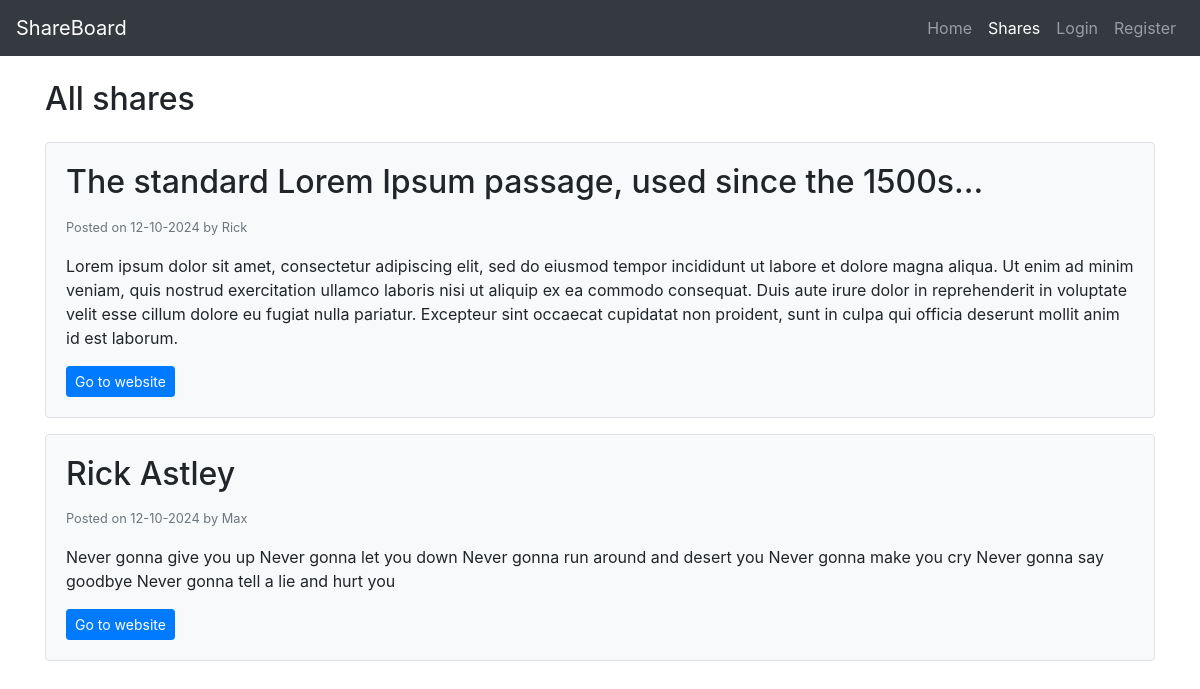
Screenshot of /shares with the database file from the repository.
### tables this page shows
CREATE TABLE `shares` (
  `id` int(11) NOT NULL,
  `user_id` int(11) NOT NULL,
  `title` varchar(255) NOT NULL,
  `body` text NOT NULL,
  `link` varchar(255) NOT NULL,
  `create_date` datetime NOT NULL DEFAULT current_timestamp()
);

CREATE TABLE `users` (
  `id` int(11) NOT NULL,
  `name` varchar(255) NOT NULL,
  `email` varchar(255) NOT NULL,
  `password` varchar(255) NOT NULL,
  `register_date` datetime NOT NULL DEFAULT current_timestamp()
);

### index.php (called while the page is built, shortened)
<?php
    include 'app/includes/class-autoload.inc.php';
    include 'app/classes/router.class.php';
    $router = new Router();
    $page = isset($_GET['page']) ? $_GET['page'] : 'home';
    $router->addRoute('home', function() {
        include 'app/views/index.view.php';
    });
    $router->addRoute('shares', function() {
        include 'app/views/shares.view.php';
    });
    $router->addRoute('create', function() {
        include 'app/views/create.view.php';
    });
    $router->addRoute('login', function() {
        include 'app/views/login.view.php';
    });
    $router->addRoute('register', function() {
        include 'app/views/register.view.php';
    });
    $router->addRoute('logout', function() {
        include 'app/views/logout.view.php';
    });
    $router->addRoute('account', function() {
        include 'app/views/account.view.php';
    });
    $router->addRoute('delete_account', function() {
        $userController = new UsersContr();
        if ($userController->checkUserLoggedIn()) {
            $userController->removeUser();
        }
        header("Location: /home");
    });
    $router->addRoute('delete_share', function() {
        if (isset($_POST['share_id'])) {
            $userController = new UsersContr();
            if ($userController->checkUserLoggedIn()) {
                $sharesController = new SharesContr();
                $sharesController->removeShare($_POST['share_id']);
            }
        }
        header("Location: /shares");
    });
    $router->addRoute('update_share', function() {
        $sharesController = new SharesContr();
        if ($_SERVER['REQUEST_METHOD'] == 'POST') {
            $shareId = $_POST['share_id'];
            $data = [
                'title' => $_POST['title'],
                'body'  => $_POST['body'],
                'link'  => $_POST['link']
            ];
            $sharesController->handleShareUpdate($shareId, $data);
        }
        else if (isset($_GET['share_id'])) {
            $shareId = $_GET['share_id'];
            $share = $sharesController->handleShareUpdate($shareId);
            include 'app/views/updateshare.view.php';
        }
    });
    $router->run($page);

### app/classes/users.class.php (called while the page is built, shortened)
<?php
class Users extends Dbh
{
    protected function isUserLoggedIn()
    {
        return isset($_SESSION['userid']);
    }
    protected function getUsername($userid)
    {
        $sql = "SELECT * FROM users WHERE id = ?";
        $stmt = $this->connect()->prepare($sql);
        $stmt->execute([$userid]);
        $user = $stmt->fetch(PDO::FETCH_ASSOC);
        if ($user) return $user['name'];
        else return "Unknown user";
    }
}

### app/classes/userscontr.class.php (called while the page is built, shortened)
<?php
class UsersContr extends Users
{
    public function checkUserLoggedIn()
    {
        return $this->isUserLoggedIn();
    }
    public function checkUsername($userId) {
        return $this->getUsername($userId);
    }
}

### app/classes/dbh.class.php (called while the page is built)
<?php
class Dbh
{
    private $host = 'localhost';
    private $user = 'root';
    private $pwd = '';
    private $dbName = 'shareboard';
    protected function connect()
    {
        $dsn = 'mysql:host=' . $this->host . ';dbname=' . $this->dbName;
        $pdo = new PDO($dsn, $this->user, $this->pwd);
        $pdo->setAttribute(PDO::ATTR_DEFAULT_FETCH_MODE, PDO::FETCH_ASSOC);
        return $pdo;
    }
}

### app/classes/shares.class.php (called while the page is built, shortened)
<?php
class shares extends Dbh
{
    protected function getAllShares()
    {
        $sql = "SELECT * FROM shares ORDER BY create_date DESC";
        $stmt = $this->connect()->prepare($sql);
        $stmt->execute();
        return $stmt->fetchAll(PDO::FETCH_ASSOC);
    }
}

### app/classes/sharescontr.class.php (called while the page is built, shortened)
<?php
class SharesContr extends Shares
{
    public function fetchAllShares()
    {
        return $this->getAllShares();
    }
}

### app/includes/class-autoload.inc.php (called while the page is built, shortened)
<?php
function myAutoLoader ($className) {
    $path = 'app/classes/';
    $extension = '.class.php';
    $fileName = $path . $className . $extension;
}

### app/classes/sharesview.class.php (the view, shortened to what this page needs)
<?php
class SharesView
{
    public function showAllShares($shares)
    {
        $userController = new UsersContr();
        foreach ($shares as $share) {
            echo "<div class='card mb-3 bg-light border'>";
            echo '  <div class="card-body">';
            echo "<h2 class='card-title'>" . htmlspecialchars($share['title']) . "</h2>";
            $date = new DateTime($share['create_date']);
            $user = $userController->checkUsername($share['user_id']);
            echo "<p class='card-text'><small class='text-muted'>Posted on " . $date->format('d-m-Y')  . " by " . $user . "</small></p>";
            echo "<p class='card-text'>" . htmlspecialchars($share['body']) . "</p>";
            echo "<a href='" . htmlspecialchars($share['link']) . "' class='btn btn-primary btn-sm' target='_blank'>Go to website</a>";
            echo '  </div>';
            echo "</div>";
        }
    }
}

### app/classes/router.class.php
<?php
class Router {
    private $routes = [];
    public function addRoute($path, $callback) {
        $this->routes[$path] = $callback;
    }
    public function run($path) {
        if (array_key_exists($path, $this->routes)) {
            call_user_func($this->routes[$path]);
        } else {
            include 'app/views/404.view.php';
        }
    }
}

### app/views/shares.view.php (shortened to what this page needs)
<?php
    $sharesController = new SharesContr();
    $sharesView = new SharesView();
    $allShares = $sharesController->fetchAllShares();
?>
<!DOCTYPE html>
<html lang="en">
<head>
    <link rel="stylesheet" href="https://stackpath.bootstrapcdn.com/bootstrap/4.5.2/css/bootstrap.min.css">
</head>
<body>
<?php include 'navbar.view.php'; ?>
<div class="container mt-4">
    <h2 class="mb-4">All shares</h2>
    <?php if (!empty($allShares)): ?>
        <?php  $sharesView->showAllShares($allShares);?>
    <?php else: ?>
        <p class="alert alert-info">No shares found.</p>
    <?php endif; ?>
</div>
</body>
</html>

### app/views/navbar.view.php (shortened to what this page needs)
<?php
$userController = new UsersContr();
$loggedIn = $userController->checkUserLoggedIn();
$current_url = $_SERVER['REQUEST_URI'];
$current_page = basename(parse_url($current_url, PHP_URL_PATH));
?>
<nav class="navbar navbar-expand-lg navbar-dark bg-dark">
    <a class="navbar-brand" href="./home">ShareBoard</a>
    <div class="collapse navbar-collapse" id="navbar">
        <ul class="navbar-nav ml-auto">
            <li class="nav-item"><a class="nav-link <?php if($current_page == 'home') echo 'active'?>" href="./home">Home</a></li>
            <li class="nav-item"><a class="nav-link <?php if($current_page == 'shares') echo 'active'?>" href="./shares">Shares</a></li>
            <?php if ($loggedIn): ?>
                <li class="nav-item">
                    <a href="./account" class="btn btn-outline-success">My account</a>
                </li>
                <li class="nav-item">
                    <a href="./logout" class="btn btn-outline-danger ml-lg-2 mt-2 mt-lg-0">Logout</a>
                </li>
            <?php else: ?>
                <li class="nav-item"><a class="nav-link <?php if($current_page == 'login') echo 'active'?>" href="./login">Login</a></li>
                <li class="nav-item"><a class="nav-link <?php if($current_page == 'register') echo 'active'?>" href="./register">Register</a></li>
            <?php endif; ?>
        </ul>
    </div>
</nav>

### rows the page displays
shares: title "The standard Lorem Ipsum passage, used since the 1500s...", create_date "12-10-2024", user.name "Rick", body "Lorem ipsum dolor sit amet, consectetur adipiscing elit, sed do eiusmod tempor incididunt ut labore et dolore magna aliqua. Ut enim ad minim veniam, quis nostrud exercitation ullamco laboris nisi ut aliquip ex ea commodo consequat. Duis aute irure dolor in reprehenderit in voluptate velit esse cillum dolore eu fugiat nulla pariatur. Excepteur sint occaecat cupidatat non proident, sunt in culpa qui officia deserunt mollit anim id est laborum."
shares: title "Rick Astley", create_date "12-10-2024", user.name "Max", body "Never gonna give you up Never gonna let you down Never gonna run around and desert you Never gonna make you cry Never gonna say goodbye Never gonna tell a lie and hurt you"
